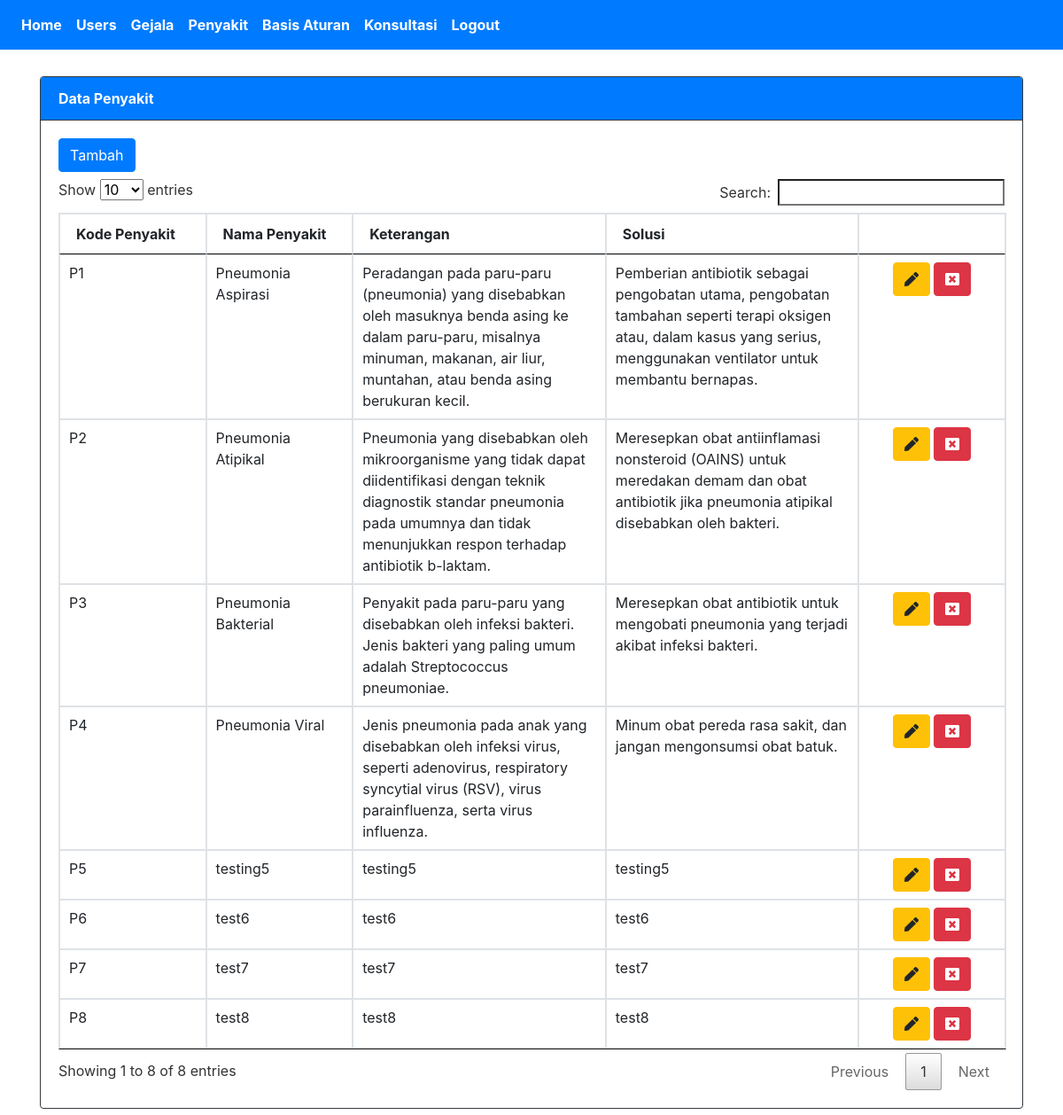
/SistemPakar/index.php?page=penyakit (signed in), run on the app's committed database.
### tables this page shows
CREATE TABLE `penyakit` (
  `idpenyakit` int(15) NOT NULL,
  `kdpenyakit` varchar(10) NOT NULL,
  `nmpenyakit` varchar(50) NOT NULL,
  `keterangan` text NOT NULL,
  `solusi` text NOT NULL
);

### SistemPakar/tampil_penyakit.php (the view, shortened to what this page needs)
<div class="card border-dark">
  <div class="card-header bg-primary text-white border-dark"><strong>Data Penyakit</strong></div>
    <div class="card-body">
        <a class="btn btn-primary mb-2" href="?page=penyakit&action=tambah">Tambah</a>
        <table class="table table-bordered" id="myTable">
                <thead>
                <tr>
                    <th width="100px">Kode Penyakit</th>
                    <th width="100px">Nama Penyakit</th>
                    <th width="200px">Keterangan</th>
                    <th width="200px">Solusi</th>
                    <th width="100px"></th>
                </tr>
                </thead>
            <tbody>
                <?php
                    $conn = new mysqli("localhost", "root", "", "db_pakar1");
                    $sql = "SELECT*FROM penyakit ORDER BY nmpenyakit ASC";
                    $result = $conn->query($sql);
                    while($row = $result->fetch_assoc()) {
                ?>
                    <tr>
                        <td><?php echo $row['kdpenyakit']; ?></td>
                        <td><?php echo $row['nmpenyakit']; ?></td>
                        <td><?php echo $row['keterangan']; ?></td>
                        <td><?php echo $row['solusi']; ?></td>
                        <td align="center">
                            <a class="btn btn-warning" href="?page=penyakit&action=update&id=<?php echo $row['idpenyakit']; ?>">
                                <i class="fas fa-pen"></i>
                            </a>
                            <a onclick="return confirm('Yakin menghapus data ini ?')" class="btn btn-danger" href="?page=penyakit&action=hapus&id=<?php echo $row['idpenyakit']; ?>">
                                <i class="fas fa-window-close"></i>
                            </a>
                        </td>
                    </tr>
                <?php
                }
                ?>
            </tbody>
        </table>
    </div>
</div>

### SistemPakar/Assets/css/all.css (style rules this page uses)
.fa-pen:before { content:"\f304" }
.fa-window-close:before { content:"\f410" }

### SistemPakar/tampil_penyakit.php (style rules this page uses)
.card { margin-top:30px; }

### data on the page
penyakit: kdpenyakit "P1", nmpenyakit "Pneumonia Aspirasi", keterangan "Peradangan pada paru-paru (pneumonia) yang disebabkan oleh masuknya benda asing ke dalam paru-paru, misalnya minuman, makanan, air liur, muntahan, atau benda asing berukuran kecil.", solusi "Pemberian antibiotik sebagai pengobatan utama, pengobatan tambahan seperti terapi oksigen atau, dalam kasus yang serius, menggunakan ventilator untuk membantu bernapas."
penyakit: kdpenyakit "P2", nmpenyakit "Pneumonia Atipikal", keterangan "Pneumonia yang disebabkan oleh mikroorganisme yang tidak dapat diidentifikasi dengan teknik diagnostik standar pneumonia pada umumnya dan tidak menunjukkan respon terhadap antibiotik b-laktam.", solusi "Meresepkan obat antiinflamasi nonsteroid (OAINS) untuk meredakan demam dan obat antibiotik jika pneumonia atipikal disebabkan oleh bakteri."
penyakit: kdpenyakit "P3", nmpenyakit "Pneumonia Bakterial", keterangan "Penyakit pada paru-paru yang disebabkan oleh infeksi bakteri. Jenis bakteri yang paling umum adalah Streptococcus pneumoniae.", solusi "Meresepkan obat antibiotik untuk mengobati pneumonia yang terjadi akibat infeksi bakteri."
penyakit: kdpenyakit "P4", nmpenyakit "Pneumonia Viral", keterangan "Jenis pneumonia pada anak yang disebabkan oleh infeksi virus, seperti adenovirus, respiratory syncytial virus (RSV), virus parainfluenza, serta virus influenza.", solusi "Minum obat pereda rasa sakit, dan jangan mengonsumsi obat batuk."
penyakit: kdpenyakit "P6", nmpenyakit "test6", keterangan "test6", solusi "test6"
penyakit: kdpenyakit "P7", nmpenyakit "test7", keterangan "test7", solusi "test7"
penyakit: kdpenyakit "P8", nmpenyakit "test8", keterangan "test8", solusi "test8"
penyakit: kdpenyakit "P5", nmpenyakit "testing5", keterangan "testing5", solusi "testing5"
